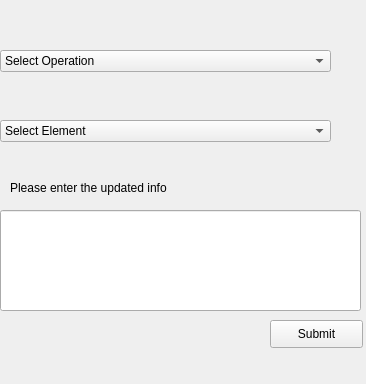
<?xml version="1.0" encoding="UTF-8"?>
<ui version="4.0">
 <class>Compstuff</class>
 <widget class="QWidget" name="Compstuff">
  <property name="geometry">
   <rect>
    <x>0</x>
    <y>0</y>
    <width>366</width>
    <height>384</height>
   </rect>
  </property>
  <property name="windowTitle">
   <string>Form</string>
  </property>
  <property name="styleSheet">
   <string notr="true"/>
  </property>
  <widget class="QComboBox" name="comboBox">
   <property name="geometry">
    <rect>
     <x>0</x>
     <y>50</y>
     <width>331</width>
     <height>22</height>
    </rect>
   </property>
   <item>
    <property name="text">
     <string>Select Operation</string>
    </property>
   </item>
  </widget>
  <widget class="QComboBox" name="Elemstuff">
   <property name="geometry">
    <rect>
     <x>0</x>
     <y>120</y>
     <width>331</width>
     <height>22</height>
    </rect>
   </property>
   <item>
    <property name="text">
     <string>Select Element</string>
    </property>
   </item>
   <item>
    <property name="text">
     <string>Inspection</string>
    </property>
   </item>
   <item>
    <property name="text">
     <string>Frequency</string>
    </property>
   </item>
   <item>
    <property name="text">
     <string>Hours</string>
    </property>
   </item>
   <item>
    <property name="text">
     <string>Months</string>
    </property>
   </item>
   <item>
    <property name="text">
     <string>HCW</string>
    </property>
   </item>
   <item>
    <property name="text">
     <string>DCW</string>
    </property>
   </item>
   <item>
    <property name="text">
     <string>C_Tach</string>
    </property>
   </item>
   <item>
    <property name="text">
     <string>NDH</string>
    </property>
   </item>
   <item>
    <property name="text">
     <string>NDD</string>
    </property>
   </item>
   <item>
    <property name="text">
     <string>T_rem</string>
    </property>
   </item>
   <item>
    <property name="text">
     <string>Note</string>
    </property>
   </item>
  </widget>
  <widget class="QLineEdit" name="infostuff">
   <property name="geometry">
    <rect>
     <x>0</x>
     <y>210</y>
     <width>361</width>
     <height>101</height>
    </rect>
   </property>
  </widget>
  <widget class="QLabel" name="label">
   <property name="geometry">
    <rect>
     <x>10</x>
     <y>180</y>
     <width>401</width>
     <height>16</height>
    </rect>
   </property>
   <property name="text">
    <string>Please enter the updated info</string>
   </property>
  </widget>
  <widget class="QPushButton" name="submi">
   <property name="geometry">
    <rect>
     <x>270</x>
     <y>320</y>
     <width>93</width>
     <height>28</height>
    </rect>
   </property>
   <property name="text">
    <string>Submit</string>
   </property>
  </widget>
 </widget>
 <resources/>
 <connections/>
</ui>
